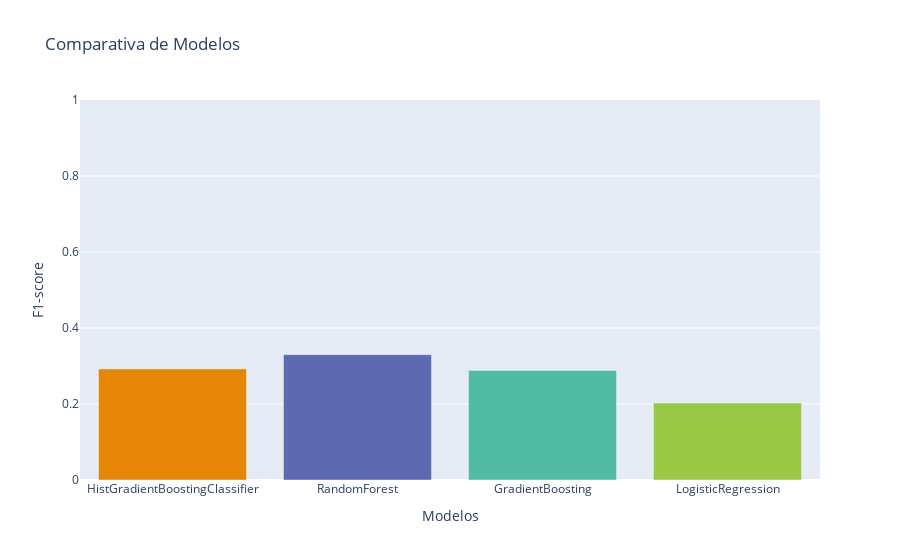

Notebook code for this chart:
### Markdown cell above
Se observa que el `HistGradientBoostingClassifier` tiene una mayor area bajo la curva PR. Veamos cómo se comporta el F1 de testeo.

### Code cell
# LISTA DE MODELOS Y F1-SCORES
model_names = [model[0] for model in models]
colors = px.colors.qualitative.Vivid

# CREAR UNA GRÁFICA DE BARRAS
fig = go.Figure(data=[go.Bar(x=model_names, y=f1_testeo_scores, marker_color=colors)])

# PERSONALIZAR Y MOSTRAR LA GRÁFICA
fig.update_layout(title='Comparativa de Modelos',
                  xaxis_title='Modelos',
                  yaxis_title='F1-score',
                  yaxis=dict(range=[0, 1]))

fig.show()

### Figure 1 — Plotly figure (JSON) as saved in the notebook; plotly's stock layout.template omitted (floating-point values rounded to 4 significant figures)
{"data": [{"marker": {"color": ["rgb(229, 134, 6)", "rgb(93, 105, 177)", "rgb(82, 188, 163)", "rgb(153, 201, 69)", "rgb(204, 97, 176)", "rgb(36, 121, 108)", "rgb(218, 165, 27)", "rgb(47, 138, 196)", "rgb(118, 78, 159)", "rgb(237, 100, 90)", "rgb(165, 170, 153)"]}, "type": "bar", "x": ["HistGradientBoostingClassifier", "RandomForest", "GradientBoosting", "LogisticRegression"], "y": [0.2922, 0.3299, 0.2884, 0.2023]}], "layout": {"title": {"text": "Comparativa de Modelos"}, "xaxis": {"title": {"text": "Modelos"}}, "yaxis": {"range": [0, 1], "title": {"text": "F1-score"}}}}
